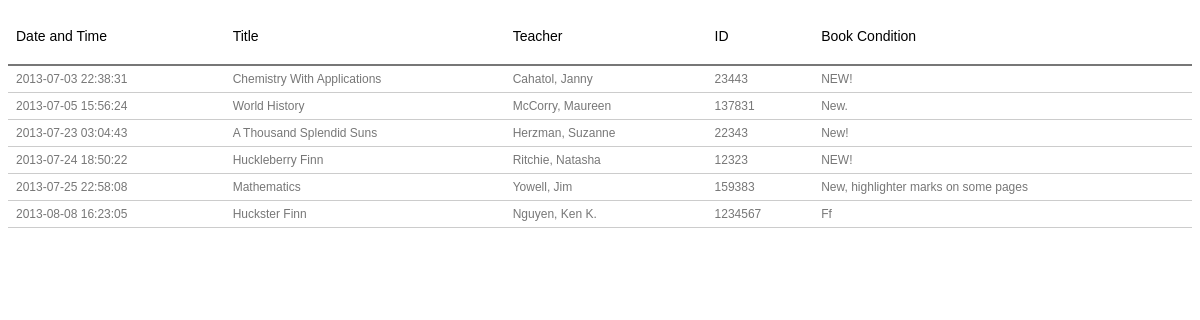
Screenshot of /showbook.php (signed in) with the database file from the repository.
### tables this page shows
CREATE TABLE `student_book` (
  `SubmitID` int(11) NOT NULL auto_increment,
  `student_id` int(11) unsigned NOT NULL,
  `teacher` varchar(255) NOT NULL,
  `booktitle` varchar(255) NOT NULL,
  `bookID` int(11) NOT NULL,
  `BookDesc` text NOT NULL,
  `Time` timestamp NOT NULL default CURRENT_TIMESTAMP on update CURRENT_TIMESTAMP,
  PRIMARY KEY  (`SubmitID`),
  KEY `student_id` (`student_id`),
  CONSTRAINT `student_book_ibfk_1` FOREIGN KEY (`student_id`) REFERENCES `users` (`pk_user`)
);

### showbook.php (the view, shortened to what this page needs)
<link rel="stylesheet" href="css/styleTable.css" />
<table id="hor-minimalist-b" summary="Checked Out Books">
    <thead>
    	<tr>
		<th scope="col">Date and Time </th>
        	<th scope="col">Title</th>
            <th scope="col">Teacher</th>
            <th scope="col">ID</th>
	     <th scope="col">Book Condition</th>
        </tr>
    </thead>
    <tbody>
<?php
$pkuser=$_SESSION['pkuser'];
$conb= new mysqli(DB_SERVER,DB_USER,DB_PASS,DB_NAME);
$queriedb=$conb->query("SELECT * FROM student_book WHERE student_id='$pkuser'");
while($row = $queriedb->fetch_assoc())
{
	echo '
    	<tr>
		<td>'.$row['Time']. '</td>
        	<td>'. $row['booktitle'].'</td>
            <td>'.$row['teacher'].'</td>
            <td>'.$row['bookID'].'</td>
	    <td>'.$row['BookDesc'].'</td>
        </tr>
    ';
}
?>
    </tbody>
</table>

### css/styleTable.css (style rules this page uses)
#hor-minimalist-b { font-family: "Lucida Sans Unicode", "Lucida Grande", Sans-Serif; font-size: 12px; background: #FFFFFF; width: 100%; border-collapse: collapse; text-align: left; border-radius:20px; }
#hor-minimalist-b th { font-size: 14px; font-weight: normal; color: #000000; padding: 20px 8px; border-bottom: 2px solid #777777; }
#hor-minimalist-b td { border-bottom: 1px solid #ccc; color: #777777; padding: 6px 8px; }

### rows the page displays
student_book: Time "2013-07-03 22:38:31", booktitle "Chemistry With Applications", teacher "Cahatol, Janny", bookID "23443", BookDesc "NEW!"
student_book: Time "2013-07-05 15:56:24", booktitle "World History", teacher "McCorry, Maureen", bookID "137831", BookDesc "New."
student_book: Time "2013-07-23 03:04:43", booktitle "A Thousand Splendid Suns", teacher "Herzman, Suzanne", bookID "22343", BookDesc "New!"
student_book: Time "2013-07-24 18:50:22", booktitle "Huckleberry Finn", teacher "Ritchie, Natasha", bookID "12323", BookDesc "NEW!"
student_book: Time "2013-07-25 22:58:08", booktitle "Mathematics", teacher "Yowell, Jim", bookID "159383", BookDesc "New, highlighter marks on some pages"
student_book: Time "2013-08-08 16:23:05", booktitle "Huckster Finn", teacher "Nguyen, Ken K.", bookID "1234567", BookDesc "Ff"
